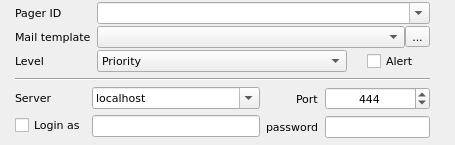
<ui version="4.0">
 <author/>
 <comment/>
 <exportmacro/>
 <class>SendMessageToPagerSnppWidget</class>
 <widget class="QWidget" name="SendMessageToPagerSnppWidget">
  <property name="geometry">
  <rect>
    <x>0</x>
    <y>0</y>
    <width>455</width>
    <height>145</height>
   </rect>
  </property>
  <property name="font">
   <font>
    <family>DejaVu Sans</family>
    <pointsize>8</pointsize>
   </font>
  </property>
  <property name="windowTitle">
   <string>Form</string>
  </property>
  <layout class="QVBoxLayout" name="verticalLayout">
   <property name="spacing">
    <number>6</number>
   </property>
   <property name="leftMargin">
    <number>15</number>
   </property>
   <property name="topMargin">
    <number>2</number>
   </property>
   <property name="rightMargin">
    <number>25</number>
   </property>
   <property name="bottomMargin">
    <number>5</number>
   </property>
   <item>
    <layout class="QFormLayout" name="formLayout">
     <property name="horizontalSpacing">
      <number>6</number>
     </property>
     <property name="verticalSpacing">
      <number>2</number>
     </property>
     <item row="0" column="0">
      <widget class="QLabel" name="lblPagerId">
       <property name="text">
        <string>Pager ID</string>
       </property>
       <property name="buddy">
        <cstring>cmbPagerId</cstring>
       </property>
      </widget>
     </item>
     <item row="0" column="1">
      <widget class="QComboBox" name="cmbPagerId">
       <property name="editable">
        <bool>true</bool>
       </property>
      </widget>
     </item>
     <item row="1" column="0">
      <widget class="QLabel" name="lblMailTemplate">
       <property name="text">
        <string>Mail template</string>
       </property>
       <property name="buddy">
        <cstring>cmbMailTemplate</cstring>
       </property>
      </widget>
     </item>
     <item row="1" column="1">
      <layout class="QHBoxLayout" name="horizontalLayout_2">
       <property name="spacing">
        <number>0</number>
       </property>
       <item>
        <widget class="QComboBox" name="cmbMailTemplate"/>
       </item>
       <item>
        <widget class="QToolButton" name="btnMailTemplate">
         <property name="text">
          <string>...</string>
         </property>
         <property name="icon">
          <iconset resource="../../qHostMonitor.qrc">
           <normaloff>:/img/foldersTree.png</normaloff>:/img/foldersTree.png</iconset>
         </property>
         <property name="iconSize">
          <size>
           <width>16</width>
           <height>16</height>
          </size>
         </property>
        </widget>
       </item>
      </layout>
     </item>
     <item row="2" column="0">
      <widget class="QLabel" name="lblLevel">
       <property name="text">
        <string>Level</string>
       </property>
       <property name="buddy">
        <cstring>cmbLevel</cstring>
       </property>
      </widget>
     </item>
     <item row="2" column="1">
      <layout class="QHBoxLayout" name="horizontalLayout" stretch="4,1">
       <property name="spacing">
        <number>20</number>
       </property>
       <item>
        <widget class="QComboBox" name="cmbLevel">
         <item>
          <property name="text">
           <string>Priority</string>
          </property>
         </item>
         <item>
          <property name="text">
           <string>Normal</string>
          </property>
         </item>
         <item>
          <property name="text">
           <string>Five minutes</string>
          </property>
         </item>
         <item>
          <property name="text">
           <string>Fifteen minutes</string>
          </property>
         </item>
         <item>
          <property name="text">
           <string>One hour</string>
          </property>
         </item>
         <item>
          <property name="text">
           <string>Four hours</string>
          </property>
         </item>
         <item>
          <property name="text">
           <string>Twelve hours</string>
          </property>
         </item>
         <item>
          <property name="text">
           <string>Twenty Four hours</string>
          </property>
         </item>
         <item>
          <property name="text">
           <string>Carrier specific &quot;1&quot;</string>
          </property>
         </item>
         <item>
          <property name="text">
           <string>Carrier specific &quot;2&quot;</string>
          </property>
         </item>
         <item>
          <property name="text">
           <string>Carrier specific &quot;3&quot;</string>
          </property>
         </item>
         <item>
          <property name="text">
           <string>Carrier specific &quot;4&quot;</string>
          </property>
         </item>
        </widget>
       </item>
       <item>
        <widget class="QCheckBox" name="chkAlert">
         <property name="text">
          <string>Alert</string>
         </property>
        </widget>
       </item>
      </layout>
     </item>
    </layout>
   </item>
   <item>
    <widget class="Line" name="line">
     <property name="orientation">
      <enum>Qt::Horizontal</enum>
     </property>
    </widget>
   </item>
   <item>
    <layout class="QHBoxLayout" name="horizontalLayout_3" stretch="6,4">
     <item>
      <layout class="QFormLayout" name="formLayout_3">
       <item row="0" column="0">
        <widget class="QLabel" name="lblServer">
         <property name="text">
          <string>Server</string>
         </property>
         <property name="buddy">
          <cstring>cmbServer</cstring>
         </property>
        </widget>
       </item>
       <item row="0" column="1">
        <widget class="QComboBox" name="cmbServer">
         <property name="editable">
          <bool>true</bool>
         </property>
         <item>
          <property name="text">
           <string>localhost</string>
          </property>
         </item>
        </widget>
       </item>
       <item row="1" column="0">
        <widget class="QCheckBox" name="chkLoginAs">
         <property name="text">
          <string>Login as</string>
         </property>
        </widget>
       </item>
       <item row="1" column="1">
        <widget class="QLineEdit" name="lineLoginAs"/>
       </item>
      </layout>
     </item>
     <item>
      <layout class="QFormLayout" name="formLayout_2">
       <property name="labelAlignment">
        <set>Qt::AlignRight|Qt::AlignTrailing|Qt::AlignVCenter</set>
       </property>
       <item row="0" column="1">
        <widget class="QSpinBox" name="spinPort">
         <property name="alignment">
          <set>Qt::AlignCenter</set>
         </property>
         <property name="minimum">
          <number>1</number>
         </property>
         <property name="maximum">
          <number>65535</number>
         </property>
         <property name="value">
          <number>444</number>
         </property>
        </widget>
       </item>
       <item row="1" column="0">
        <widget class="QLabel" name="lblPassword">
         <property name="text">
          <string>password</string>
         </property>
         <property name="buddy">
          <cstring>linePassword</cstring>
         </property>
        </widget>
       </item>
       <item row="1" column="1">
        <widget class="QLineEdit" name="linePassword"/>
       </item>
       <item row="0" column="0">
        <widget class="QLabel" name="lblPort">
         <property name="text">
          <string>Port</string>
         </property>
         <property name="buddy">
          <cstring>spinPort</cstring>
         </property>
        </widget>
       </item>
      </layout>
     </item>
    </layout>
   </item>
  </layout>
 </widget>
 <resources>
  <include location="../../qHostMonitor.qrc"/>
  <include location="../../qHostMonitor.qrc"/>
 </resources>
 <connections/>
</ui>
